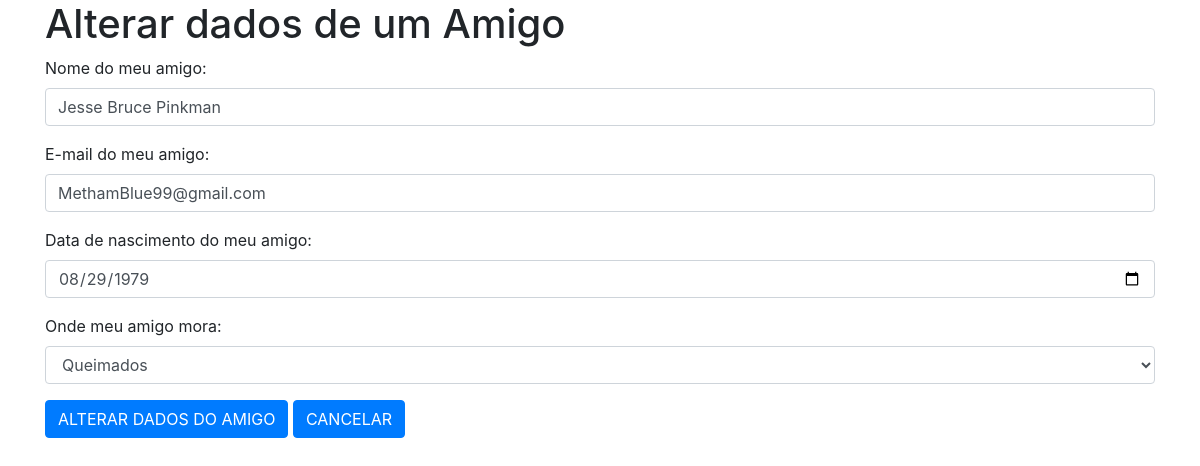
Screenshot of /PHP/lista_alterarBKP.php?id=3 with the database file from the repository.
### tables this page shows
CREATE TABLE `tb_amigos` (
  `pk_id` int(11) NOT NULL,
  `nome` char(50) DEFAULT NULL,
  `dataNascimento` date DEFAULT NULL,
  `email` char(50) DEFAULT NULL,
  `fk_cidade` int(11) DEFAULT NULL
);

### PHP/lista_alterarBKP.php (the view, shortened to what this page needs)
<?php
    include_once("includes/conexao.php");
    if($_GET){
        $id = $_GET["id"];
        $sql = "SELECT * FROM tb_amigos WHERE pk_ID = $id";
        $dados = mysqli_query($conecta,$sql);
        $row = mysqli_fetch_object($dados);
    }
?>
<!DOCTYPE html>
<html lang="pt-br">
<head>
    <link rel="stylesheet" href="css/bootstrap.css" />
</head>
<body>
<div class="container">
    <h1>Alterar dados de um Amigo</h1>
        <form method="POST" action="lista_alterarbkp.php">
            <div class="form-group">
                <label for="txt_nome">Nome do meu amigo:</label>
                <input type="text" id="txt_nome" name="txt_nome" class="form-control" value="<?php echo $row->nome; ?>" required>
            </div>
            <div class="form-group">
                <label for="txt_email">E-mail do meu amigo:</label>
                <input type="email" id="txt_email" name="txt_email" class="form-control" value="<?php echo $row->email; ?>" required>
            </div>
            <div class="form-group">
                <label for="txt_nascimento">Data de nascimento do meu amigo:</label>
                <input type="date" id="txt_nascimento" name="txt_nascimento" class="form-control" value="<?php echo $row->dataNascimento; ?>" required>
            </div>
            <div class="form-group">
                <label for="cbo_cidade">Onde meu amigo mora:</label>
                <select id="cbo_cidade" name="cbo_cidade" class="form-control" required>
<?php
                $sql = mysqli_query($conecta,"SELECT * FROM tb_cidade ORDER BY nomeCidade");
                while($row1 = mysqli_fetch_object($sql)){
                    $s = ($row->fk_cidade==$row1->pk_id) ? "selected" :"" ;
                    echo '<option value="'.$row1->pk_id.'" '.$s.'>'.$row1->nomeCidade.'</option>';
                }
?>
                </select>
            </div>
            <button type="submit" class="btn btn-primary" name="submit" value="INSERT">ALTERAR DADOS DO AMIGO</button>
            <a href="lista_simplesbkp.php" class="btn btn-primary" value="INSERT">CANCELAR</a>
        </form>
</div>
</body>
</html>

### rows the page displays
tb_amigos: txt_nome "Jesse Bruce Pinkman", txt_email "MethamBlue99@gmail.com", txt_nascimento "08/29/1979"

### other values shown
form field cbo_cidade "Queimados"
